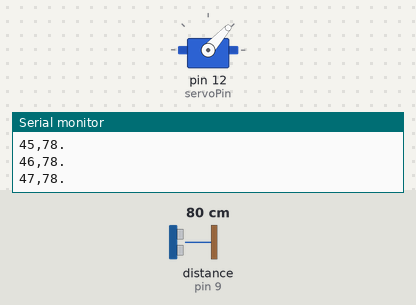
Recording of a sketch running on a simulated Arduino Uno, built with avr-gcc and run on an emulated ATmega328P. Shown: servo, the last lines printed to the serial monitor. Wiring (inferred from the names in the program): ultrasonic range finder: trigger pin 2; echo pin 9. The inputs (shaded band) are chosen by the test bench; at power-on: distance to the obstacle (sensor on pin 9) 80 cm. The echo pulse lasts 58.3 µs per cm.

Above: at 1.2 s.
1.3 s: distance to the obstacle (sensor on pin 9) set to 2 cm
At 1.74 s:
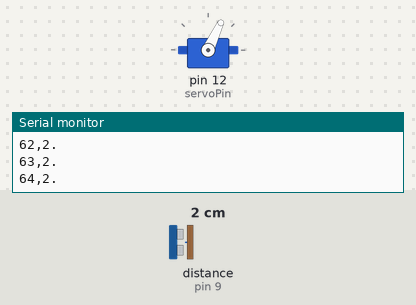
4.3 s: distance to the obstacle (sensor on pin 9) set to 250 cm
At 5.09 s:
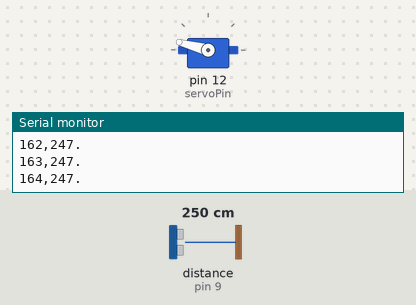
Timing chart, 0 to 13.3 s (numbered marks = the images above; inputs shaded):
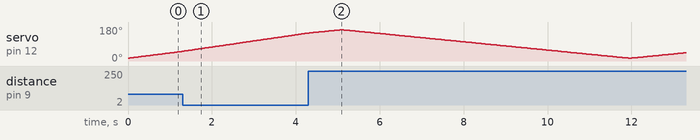

The sketch:

radar_scanner.ino
```cpp
#include <Servo.h>

const int trigPin = 2;
const int echoPin = 9;
const int servoPin = 12;

long duration;
int distance;

Servo myServo;

void setup() {
  pinMode(trigPin, OUTPUT);
  pinMode(echoPin, INPUT);

  Serial.begin(9600);
  myServo.attach(servoPin);
}

void loop() {
  for (int angle = 15; angle <= 165; angle++) {
    myServo.write(angle);
    delay(30);

    distance = calculateDistance();

    Serial.print(angle);
    Serial.print(",");
    Serial.print(distance);
    Serial.println(".");
  }

  for (int angle = 165; angle >= 15; angle--) {
    myServo.write(angle);
    delay(30);

    distance = calculateDistance();

    Serial.print(angle);
    Serial.print(",");
    Serial.print(distance);
    Serial.println(".");
  }
}

int calculateDistance() {
  digitalWrite(trigPin, LOW);
  delayMicroseconds(2);

  digitalWrite(trigPin, HIGH);
  delayMicroseconds(10);
  digitalWrite(trigPin, LOW);

  duration = pulseIn(echoPin, HIGH, 30000);

  if (duration == 0) {
    return 999;
  }

  distance = duration * 0.034 / 2;
  return distance;
}
```
